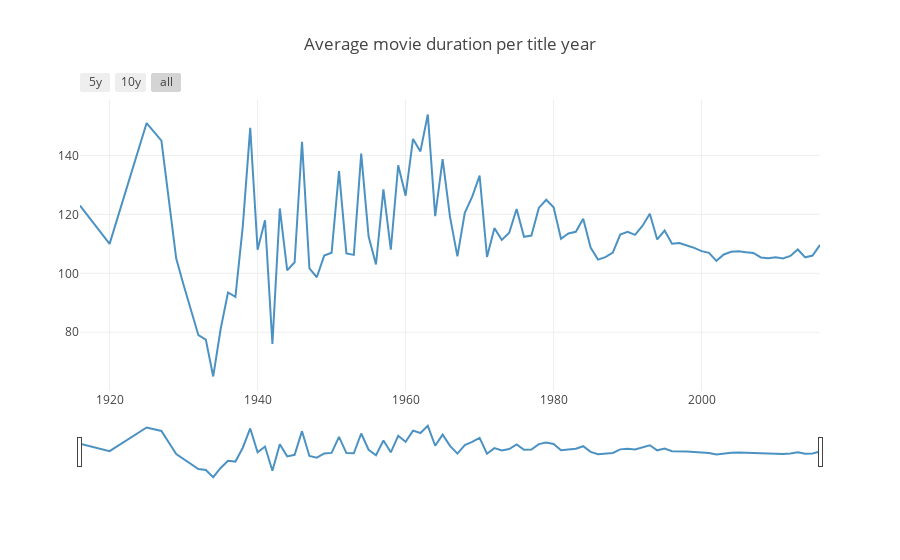

The notebook cell this image was saved under:
### Code cell
trace = Scatter(
    x=title_year.index,
    y=title_year['duration'],
    opacity = 0.8)

data = [trace]

layout = dict(
    title='Average movie duration per title year',
    xaxis=dict(
        rangeselector=dict(
            buttons=list([
                dict(count=5,
                     label='5y',
                     step='year',
                     stepmode='backward'),
                dict(count=10,
                     label='10y',
                     step='year',
                     stepmode='backward'),
                dict(step='all')
            ])
        ),
        rangeslider=dict(),
        type='date',
        tickformat='%Y'
    )
)

fig = dict(data=data, layout=layout)
iplot(fig, filename = "Average movie duration with Rangeslider")

### Figure 1 — Plotly figure (JSON) as saved in the notebook; plotly's stock layout.template omitted (floating-point values rounded to 4 significant figures)
{"data": [{"opacity": 0.8, "type": "scatter", "x": [1916, 1920, 1925, 1927, 1929, 1930, 1932, 1933, 1934, 1935, 1936, 1937, 1938, 1939, 1940, 1941, 1942, 1943, 1944, 1945, 1946, 1947, 1948, 1949, 1950, 1951, 1952, 1953, 1954, 1955, 1956, 1957, 1958, 1959, 1960, 1961, 1962, 1963, 1964, 1965, 1966, 1967, 1968, 1969, 1970, 1971, 1972, 1973, 1974, 1975, 1976, 1977, 1978, 1979, 1980, 1981, 1982, 1983, 1984, 1985, 1986, 1987, 1988, 1989, 1990, 1991, 1992, 1993, 1994, 1995, 1996, 1997, 1998, 1999, 2000, 2001, 2002, 2003, 2004, 2005, 2006, 2007, 2008, 2009, 2010, 2011, 2012, 2013, 2014, 2015, 2016], "y": [123, 110, 151, 145, 105, 96, 79, 77.5, 65, 81, 93.5, 92, 116, 149.3, 108, 118, 76, 122, 101, 103.8, 144.7, 101.7, 98.67, 106, 107, 134.7, 106.8, 106.2, 140.6, 112.5, 103, 128.5, 108, 136.7, 126.3, 145.6, 141.4, 153.9, 119.4, 138.8, 119.2, 105.8, 120.5, 126, 133.2, 105.5, 115.3, 111.3, 113.8, 121.8, 112.4, 112.8, 122.2, 124.9, 122.4, 111.7, 113.5, 114.1, 118.5, 108.7, 104.7, 105.5, 107, 113.1, 114.1, 113.1, 116.1, 120.2, 111.5, 114.5, 110.0, 110.3, 109.5, 108.6, 107.5, 106.9, 104.2, 106.4, 107.3, 107.5, 107.1, 106.9, 105.4, 105.1, 105.4, 105.0, 105.9, 108.1, 105.4, 106.0, 109.6]}], "layout": {"title": "Average movie duration per title year", "xaxis": {"rangeselector": {"buttons": [{"count": 5, "label": "5y", "step": "year", "stepmode": "backward"}, {"count": 10, "label": "10y", "step": "year", "stepmode": "backward"}, {"step": "all"}]}, "rangeslider": {}, "tickformat": "%Y", "type": "date"}}}
